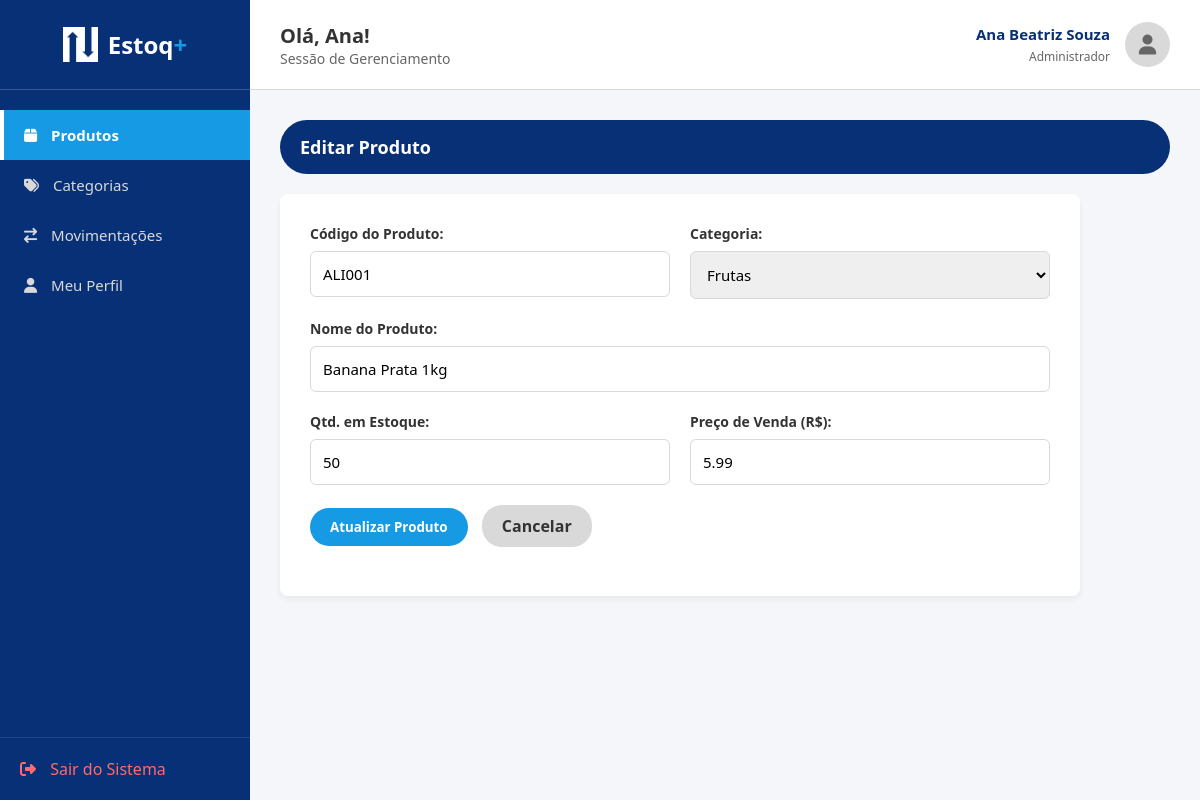
The page /produtos/editar.php?id=1 (signed in) on the database its author committed.
### tables this page shows
CREATE TABLE `produtos` (
  `id_produto` int(11) NOT NULL,
  `codigo` varchar(50) NOT NULL,
  `nome` varchar(150) NOT NULL,
  `id_categoria` int(11) NOT NULL,
  `quantidade_estoque` int(11) NOT NULL DEFAULT 0,
  `preco_venda` decimal(10,2) NOT NULL
);

CREATE TABLE `categorias` (
  `id_categoria` int(11) NOT NULL,
  `nome` varchar(100) NOT NULL
);

### produtos/editar.php (the view, shortened to what this page needs)
<?php
require '../config/conexao.php';
$id = $_GET['id']; $mensagem = "";
$stmt = $conn->prepare("SELECT * FROM produtos WHERE id_produto = ?");
$stmt->bind_param("i", $id); $stmt->execute();
$produto = $stmt->get_result()->fetch_assoc();
$categorias = $conn->query("SELECT id_categoria, nome FROM categorias ORDER BY nome");
require '../includes/header.php';
?>
<div class="page-title-bar">Editar Produto</div>
<div class="form-card">
    <form action="editar.php?id=<?= $id ?>" method="POST">
        <div class="form-row">
            <div class="form-group">
                <label>Código do Produto:</label>
                <input type="text" name="codigo" required value="<?= htmlspecialchars($produto['codigo']) ?>">
            </div>
            <div class="form-group">
                <label>Categoria:</label>
                <select name="id_categoria" required>
                    <?php while($cat = $categorias->fetch_assoc()): ?>
                        <option value="<?= $cat['id_categoria'] ?>" <?= ($cat['id_categoria'] == $produto['id_categoria']) ? 'selected' : '' ?>>
                            <?= htmlspecialchars($cat['nome']) ?>
                        </option>
                    <?php endwhile; ?>
                </select>
            </div>
        </div>
        <div class="form-group">
            <label>Nome do Produto:</label>
            <input type="text" name="nome" required value="<?= htmlspecialchars($produto['nome']) ?>">
        </div>
        <div class="form-row">
            <div class="form-group">
                <label>Qtd. em Estoque:</label>
                <input type="number" name="quantidade_estoque" required min="0" value="<?= $produto['quantidade_estoque'] ?>">
            </div>
            <div class="form-group">
                <label>Preço de Venda (R$):</label>
                <input type="number" name="preco_venda" required step="0.01" min="0" value="<?= $produto['preco_venda'] ?>">
            </div>
        </div>
        <button type="submit" class="btn-primary">Atualizar Produto</button>
        <a href="index.php" class="btn-secundario">Cancelar</a>
    </form>
</div>
<?php require '../includes/footer.php'; ?>

### css/style.css (style rules this page uses)
* { margin: 0; padding: 0; box-sizing: border-box; font-family: 'Segoe UI', Tahoma, Geneva, Verdana, sans-serif; }
body { background-color: #f4f6f9; display: flex; height: 100vh; overflow: hidden; }
.page-title-bar { background-color: #073076; color: white; padding: 15px 20px; border-radius: 30px; margin-bottom: 20px; font-size: 18px; font-weight: bold; }
.btn-primary { background-color: #159AE3; color: white; padding: 10px 20px; text-decoration: none; border-radius: 20px; border: none; cursor: pointer; font-weight: bold; display: inline-block; margin-bottom: 20px; transition: 0.3s; }
.form-card { background: white; padding: 30px; border-radius: 8px; box-shadow: 0 4px 6px rgba(0,0,0,0.05); max-width: 800px; margin-bottom: 20px; }
.form-group { margin-bottom: 20px; }
.form-group label { display: block; font-weight: bold; color: #333; margin-bottom: 8px; font-size: 14px; }
.form-group input, .form-group select { width: 100%; padding: 12px; border: 1px solid #D9D9D9; border-radius: 6px; box-sizing: border-box; font-size: 15px; transition: 0.3s; }
.form-row { display: flex; gap: 20px; }
.form-row > div { flex: 1; }
.btn-secundario { background-color: #D9D9D9; color: #333; padding: 10px 20px; text-decoration: none; border-radius: 20px; font-weight: bold; display: inline-block; transition: 0.3s; margin-left: 10px; }

### rows shown on the page
produtos: codigo "ALI001", id_categoria "Frutas", nome "Banana Prata 1kg", quantidade_estoque "50", preco_venda "5.99"

### other values the page prints
explode(' ', $_SESSION['usuario_nome'])[0] "Ana"
$_SESSION['usuario_nome'] "Ana Beatriz Souza"
$_SESSION['usuario_cargo'] "Administrador"
